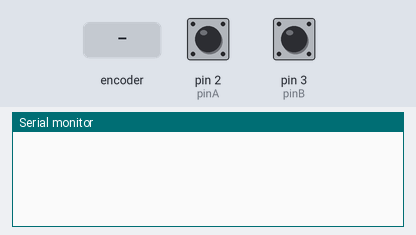
This sketch was run on a simulated Arduino Uno, built with avr-gcc and run on an emulated ATmega328P. Parts: the last lines printed to the serial monitor. The test bench sets the inputs (shaded band); at power-on: pin 2 (pinA) HIGH, pin 3 (pinB) HIGH.

Above: at 1.2 s.
1.3 s: rotary encoder on pin 2 (pinA) / pin 3 (pinB) turned 1 step (first pin leading)
At 3.3 s:
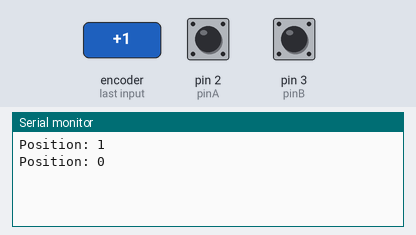
3.8 s: rotary encoder on pin 2 (pinA) / pin 3 (pinB) turned 2 steps (second pin leading)
At 6.1 s:
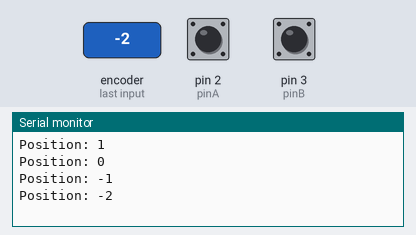
Timing chart, 0 to 7.6 s (numbered marks = the images above; inputs shaded):
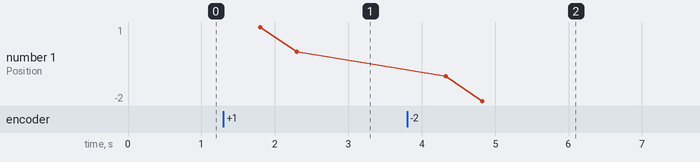

The sketch:

Labo05_Opdracht_1.ino
```cpp
int pinA = 2;
int pinB = 3;
int counter = 0;
int Previous, State;
void setup() {
  // put your setup code here, to run once:
  pinMode(pinA, INPUT);
  pinMode(pinB, INPUT);
  digitalWrite(pinA, HIGH);
  digitalWrite(pinB, HIGH);
  Serial.begin(9600);
  Previous = digitalRead(pinA);
}

void loop() {
  // put your main code here, to run repeatedly:
  State = digitalRead(pinA);
  if (State != Previous)
  {
    if (digitalRead(pinB) != State)
    {
      counter++;
      delay(500);
    }
    else
    {
      counter--;
      delay(500);
    }
    Serial.print("Position: ");
    Serial.println(counter);
    Previous = State;
  }


}
```

Measured:
- after the input at 1.3 s, the serial monitor: prints a new line after 0.50 s (image 1)
- after the input at 3.8 s, the serial monitor: prints a new line after 0.53 s (image 2)
- plotted number 1: 0 → -2 after the input at 3.8 s
